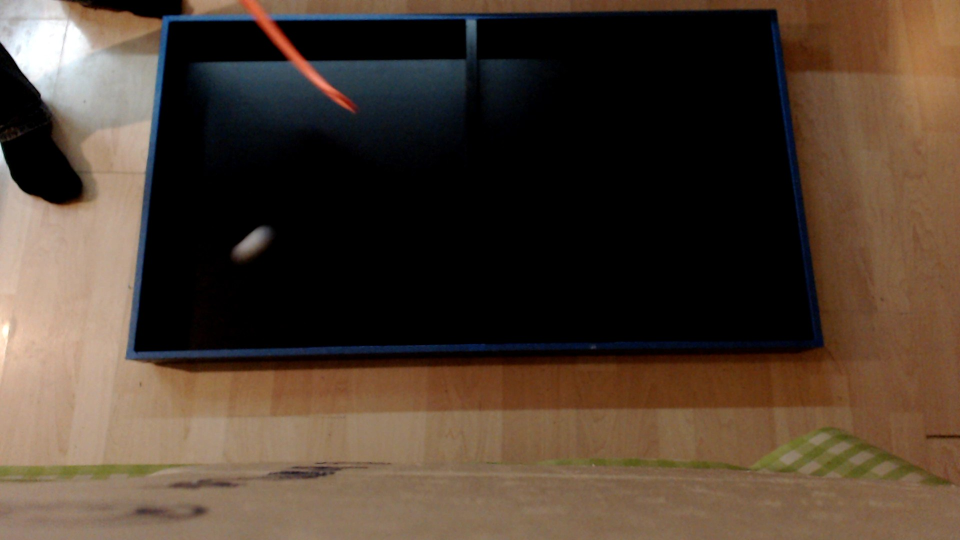
#> input picture mpv-shot0001.jpg, 1920 x 1080 px (shown at 1/2 size)
$ python blobs.py   (Python 2 division)   (older library calls are emulated)
#> lines starting #> are read from the running program, lines starting #| are printed output that depends on the picture; after the words box and inside, x2 and y2 are one past the last pixel; in counts of white or black regions, pixels touching at a corner belong together; long printed decimals are rounded
# Standard imports
import cv2
import numpy as np;

# Read image
im = cv2.imread("mpv-shot0001.jpg", cv2.IMREAD_GRAYSCALE)
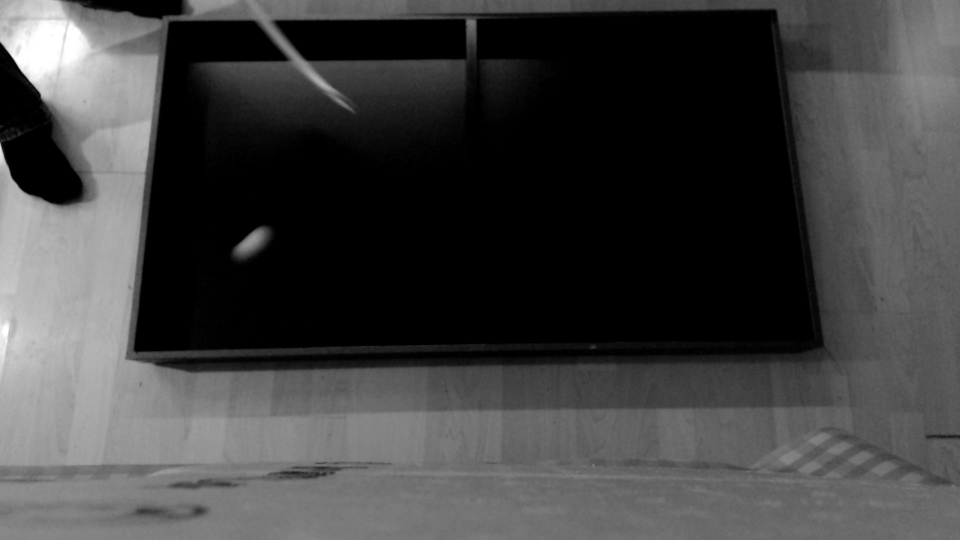
#> im: shape (1080, 1920) (shown at 1/2 size); min 0, max 255, mean 65.2
im = cv2.resize(im, None, fx = .5, fy = .5, interpolation = cv2.INTER_CUBIC)
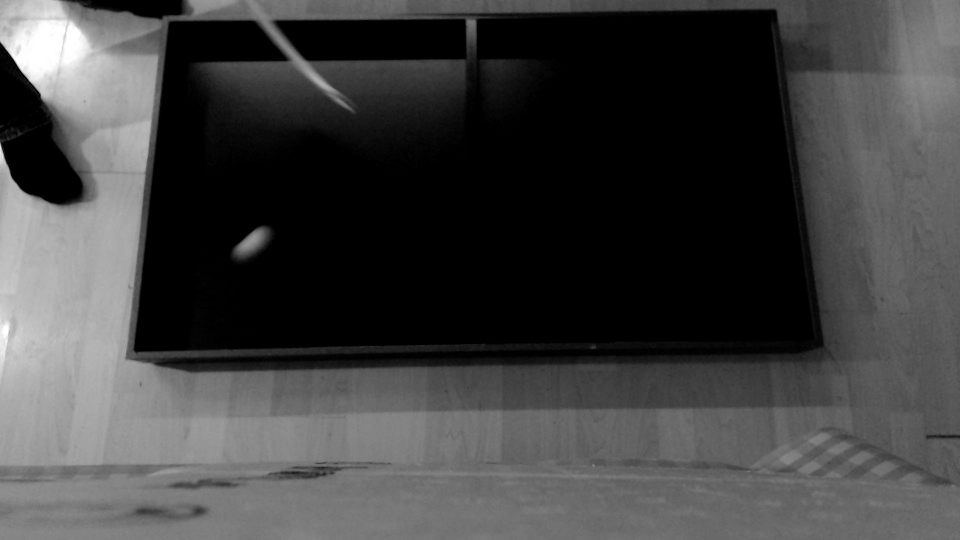
#> im: shape (540, 960); min 0, max 255, mean 65.2
cv2.imshow("input", im)
thresh = 0
maxValue = 255
th, dst = cv2.threshold(im, thresh, maxValue, cv2.THRESH_BINARY_INV+cv2.THRESH_OTSU)
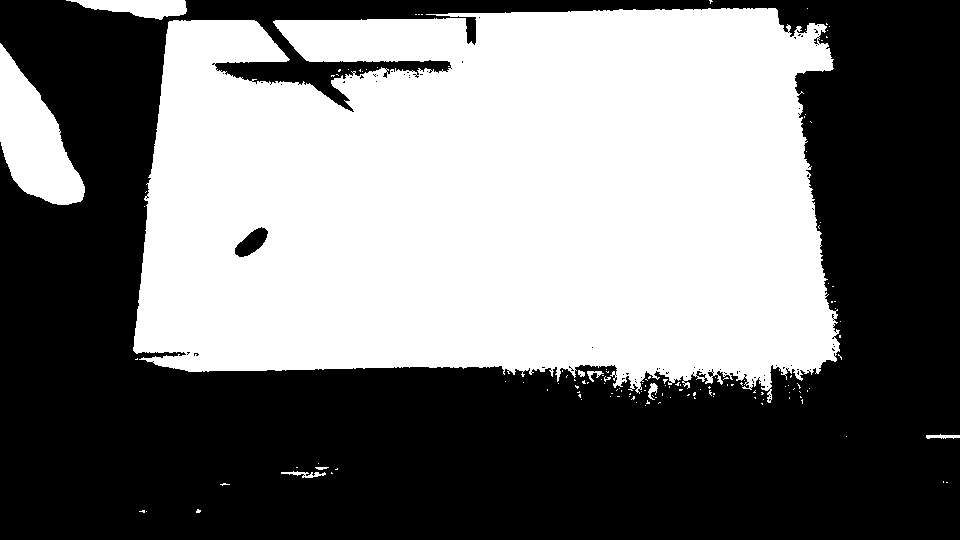
#> dst: shape (540, 960); 46.7% white; 136 white regions (127 under 20 px), largest, box (x1, y1, x2, y2) and area: (133, 8, 840, 403) 232467, (0, 43, 85, 205) 7312, (66, 0, 187, 20) 1468
#> th = 61

cv2.imshow("threshold", dst)
# Set up the detector with default parameters.
detector = cv2.SimpleBlobDetector()

# Detect blobs.
keypoints = detector.detect(dst)
#> keypoints = 2 keypoints; (x, y, size): (251, 242, 29.7), (710, 374, 5.7)
#pts = np.float([keypoints[idx].pt for idx in len(keypoints)]).reshape(-1,1,2)
#pts = np.float(keypoints[1].pt).reshape(-1,1,2)
#print "pts" + str(pts)

# Draw detected blobs as red circles.
# cv2.DRAW_MATCHES_FLAGS_DRAW_RICH_KEYPOINTS ensures the size of the circle corresponds to the size of blob
im_with_keypoints = cv2.drawKeypoints(im, keypoints, np.array([]), (0,0,255), cv2.DRAW_MATCHES_FLAGS_DRAW_RICH_KEYPOINTS)

x,y = keypoints[1].pt
#> x = 251.3; y = 242.2

print "point "+str(x)+ " " + str(y)
#| point 251.323 242.228

size = keypoints[1].size
#> size = 29.74
print "size " + str(size)
#| size 29.742


cv2.circle(im_with_keypoints,(int(x)+int(size)/4,int(y)-int(size)/4),5,(0,255,0),-1)
#> im_with_keypoints: shape (540, 960, 3); mean of channels 0, 1, 2 65.2, 65.2, 65.3

# Show keypoints
cv2.imshow("Keypoints", im_with_keypoints)
cv2.waitKey(0)
